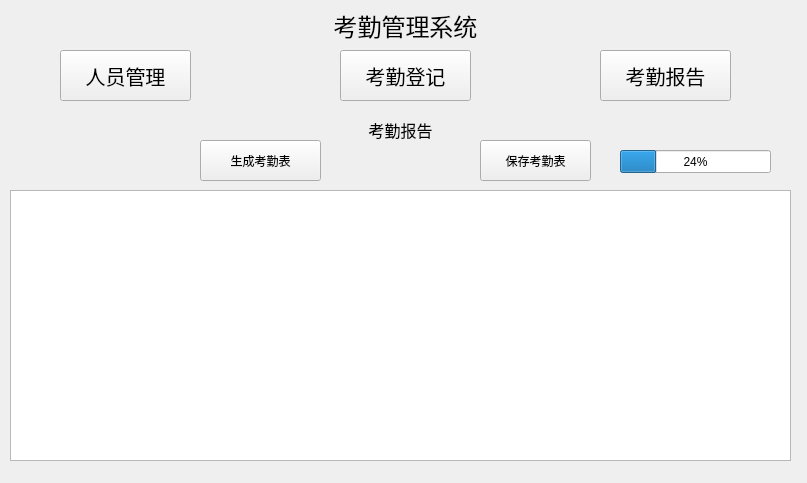
<?xml version="1.0" encoding="UTF-8"?>
<ui version="4.0">
 <class>Widget</class>
 <widget class="QWidget" name="Widget">
  <property name="geometry">
   <rect>
    <x>0</x>
    <y>0</y>
    <width>807</width>
    <height>483</height>
   </rect>
  </property>
  <property name="windowTitle">
   <string>Widget</string>
  </property>
  <widget class="QPushButton" name="btn_stu_manage">
   <property name="geometry">
    <rect>
     <x>60</x>
     <y>50</y>
     <width>131</width>
     <height>51</height>
    </rect>
   </property>
   <property name="font">
    <font>
     <family>楷体</family>
     <pointsize>15</pointsize>
    </font>
   </property>
   <property name="text">
    <string>人员管理</string>
   </property>
  </widget>
  <widget class="QPushButton" name="btn_record">
   <property name="geometry">
    <rect>
     <x>340</x>
     <y>50</y>
     <width>131</width>
     <height>51</height>
    </rect>
   </property>
   <property name="font">
    <font>
     <family>楷体</family>
     <pointsize>15</pointsize>
    </font>
   </property>
   <property name="text">
    <string>考勤登记</string>
   </property>
  </widget>
  <widget class="QPushButton" name="btn_report">
   <property name="geometry">
    <rect>
     <x>600</x>
     <y>50</y>
     <width>131</width>
     <height>51</height>
    </rect>
   </property>
   <property name="font">
    <font>
     <family>楷体</family>
     <pointsize>15</pointsize>
    </font>
   </property>
   <property name="text">
    <string>考勤报告</string>
   </property>
  </widget>
  <widget class="QLabel" name="label">
   <property name="geometry">
    <rect>
     <x>0</x>
     <y>10</y>
     <width>811</width>
     <height>31</height>
    </rect>
   </property>
   <property name="font">
    <font>
     <family>楷体</family>
     <pointsize>18</pointsize>
    </font>
   </property>
   <property name="text">
    <string>考勤管理系统</string>
   </property>
   <property name="alignment">
    <set>Qt::AlignCenter</set>
   </property>
  </widget>
  <widget class="QStackedWidget" name="stackedWidget">
   <property name="geometry">
    <rect>
     <x>0</x>
     <y>110</y>
     <width>801</width>
     <height>371</height>
    </rect>
   </property>
   <property name="currentIndex">
    <number>2</number>
   </property>
   <widget class="QWidget" name="page">
    <widget class="QLabel" name="label_2">
     <property name="geometry">
      <rect>
       <x>10</x>
       <y>10</y>
       <width>781</width>
       <height>20</height>
      </rect>
     </property>
     <property name="font">
      <font>
       <family>楷体</family>
       <pointsize>12</pointsize>
      </font>
     </property>
     <property name="text">
      <string>人员管理</string>
     </property>
     <property name="alignment">
      <set>Qt::AlignCenter</set>
     </property>
    </widget>
    <widget class="QLabel" name="label_3">
     <property name="geometry">
      <rect>
       <x>60</x>
       <y>40</y>
       <width>31</width>
       <height>31</height>
      </rect>
     </property>
     <property name="text">
      <string>ID</string>
     </property>
    </widget>
    <widget class="QLineEdit" name="ldt_id">
     <property name="geometry">
      <rect>
       <x>80</x>
       <y>40</y>
       <width>113</width>
       <height>31</height>
      </rect>
     </property>
    </widget>
    <widget class="QLabel" name="label_4">
     <property name="geometry">
      <rect>
       <x>230</x>
       <y>40</y>
       <width>31</width>
       <height>31</height>
      </rect>
     </property>
     <property name="text">
      <string>姓名</string>
     </property>
    </widget>
    <widget class="QLineEdit" name="ldt_name">
     <property name="geometry">
      <rect>
       <x>260</x>
       <y>40</y>
       <width>113</width>
       <height>31</height>
      </rect>
     </property>
    </widget>
    <widget class="QLineEdit" name="ldt_num">
     <property name="geometry">
      <rect>
       <x>440</x>
       <y>40</y>
       <width>113</width>
       <height>31</height>
      </rect>
     </property>
    </widget>
    <widget class="QLabel" name="label_5">
     <property name="geometry">
      <rect>
       <x>410</x>
       <y>40</y>
       <width>31</width>
       <height>31</height>
      </rect>
     </property>
     <property name="text">
      <string>学号</string>
     </property>
    </widget>
    <widget class="QLabel" name="label_6">
     <property name="geometry">
      <rect>
       <x>580</x>
       <y>40</y>
       <width>31</width>
       <height>31</height>
      </rect>
     </property>
     <property name="text">
      <string>性别</string>
     </property>
    </widget>
    <widget class="QComboBox" name="cmb_sex">
     <property name="geometry">
      <rect>
       <x>620</x>
       <y>40</y>
       <width>41</width>
       <height>31</height>
      </rect>
     </property>
     <item>
      <property name="text">
       <string>男</string>
      </property>
     </item>
     <item>
      <property name="text">
       <string>女</string>
      </property>
     </item>
    </widget>
    <widget class="QPushButton" name="btn_add">
     <property name="geometry">
      <rect>
       <x>690</x>
       <y>110</y>
       <width>81</width>
       <height>41</height>
      </rect>
     </property>
     <property name="text">
      <string>增加</string>
     </property>
    </widget>
    <widget class="QTableView" name="tableView">
     <property name="geometry">
      <rect>
       <x>60</x>
       <y>111</y>
       <width>601</width>
       <height>241</height>
      </rect>
     </property>
    </widget>
    <widget class="QPushButton" name="btn_delete">
     <property name="geometry">
      <rect>
       <x>690</x>
       <y>170</y>
       <width>81</width>
       <height>41</height>
      </rect>
     </property>
     <property name="text">
      <string>删除</string>
     </property>
    </widget>
   </widget>
   <widget class="QWidget" name="page_2">
    <widget class="QLabel" name="label_7">
     <property name="geometry">
      <rect>
       <x>580</x>
       <y>30</y>
       <width>31</width>
       <height>31</height>
      </rect>
     </property>
     <property name="text">
      <string>ID</string>
     </property>
    </widget>
    <widget class="QLineEdit" name="ldt_id_for_record">
     <property name="geometry">
      <rect>
       <x>600</x>
       <y>30</y>
       <width>113</width>
       <height>31</height>
      </rect>
     </property>
    </widget>
    <widget class="QLabel" name="label_8">
     <property name="geometry">
      <rect>
       <x>10</x>
       <y>0</y>
       <width>781</width>
       <height>20</height>
      </rect>
     </property>
     <property name="font">
      <font>
       <family>楷体</family>
       <pointsize>12</pointsize>
      </font>
     </property>
     <property name="text">
      <string>考勤登记</string>
     </property>
     <property name="alignment">
      <set>Qt::AlignCenter</set>
     </property>
    </widget>
    <widget class="QTableView" name="tableView_record">
     <property name="geometry">
      <rect>
       <x>40</x>
       <y>70</y>
       <width>741</width>
       <height>271</height>
      </rect>
     </property>
    </widget>
    <widget class="QLabel" name="label_9">
     <property name="geometry">
      <rect>
       <x>40</x>
       <y>30</y>
       <width>54</width>
       <height>31</height>
      </rect>
     </property>
     <property name="text">
      <string>上课时间</string>
     </property>
    </widget>
    <widget class="QLineEdit" name="ldt_time_come">
     <property name="geometry">
      <rect>
       <x>100</x>
       <y>30</y>
       <width>91</width>
       <height>31</height>
      </rect>
     </property>
     <property name="text">
      <string>14:00:00</string>
     </property>
    </widget>
    <widget class="QLabel" name="label_10">
     <property name="geometry">
      <rect>
       <x>220</x>
       <y>30</y>
       <width>54</width>
       <height>31</height>
      </rect>
     </property>
     <property name="text">
      <string>下课时间</string>
     </property>
    </widget>
    <widget class="QLineEdit" name="ldt_time_leave">
     <property name="geometry">
      <rect>
       <x>280</x>
       <y>30</y>
       <width>91</width>
       <height>31</height>
      </rect>
     </property>
     <property name="text">
      <string>14:45:00</string>
     </property>
    </widget>
    <widget class="QLabel" name="label_11">
     <property name="geometry">
      <rect>
       <x>400</x>
       <y>30</y>
       <width>54</width>
       <height>31</height>
      </rect>
     </property>
     <property name="text">
      <string>上课地点</string>
     </property>
    </widget>
    <widget class="QLineEdit" name="ldt_address">
     <property name="geometry">
      <rect>
       <x>460</x>
       <y>30</y>
       <width>91</width>
       <height>31</height>
      </rect>
     </property>
     <property name="text">
      <string>East 1-103</string>
     </property>
    </widget>
    <widget class="QPushButton" name="btn_clear_record">
     <property name="geometry">
      <rect>
       <x>730</x>
       <y>30</y>
       <width>61</width>
       <height>31</height>
      </rect>
     </property>
     <property name="text">
      <string>清空</string>
     </property>
    </widget>
   </widget>
   <widget class="QWidget" name="page_3">
    <widget class="QLabel" name="label_12">
     <property name="geometry">
      <rect>
       <x>10</x>
       <y>10</y>
       <width>781</width>
       <height>20</height>
      </rect>
     </property>
     <property name="font">
      <font>
       <family>楷体</family>
       <pointsize>12</pointsize>
      </font>
     </property>
     <property name="text">
      <string>考勤报告</string>
     </property>
     <property name="alignment">
      <set>Qt::AlignCenter</set>
     </property>
    </widget>
    <widget class="QTableWidget" name="tableWidget_report">
     <property name="geometry">
      <rect>
       <x>10</x>
       <y>80</y>
       <width>781</width>
       <height>271</height>
      </rect>
     </property>
    </widget>
    <widget class="QPushButton" name="btn_report_generate">
     <property name="geometry">
      <rect>
       <x>200</x>
       <y>30</y>
       <width>121</width>
       <height>41</height>
      </rect>
     </property>
     <property name="text">
      <string>生成考勤表</string>
     </property>
    </widget>
    <widget class="QPushButton" name="btn_report_save">
     <property name="geometry">
      <rect>
       <x>480</x>
       <y>30</y>
       <width>111</width>
       <height>41</height>
      </rect>
     </property>
     <property name="text">
      <string>保存考勤表</string>
     </property>
    </widget>
    <widget class="QProgressBar" name="progressBar">
     <property name="geometry">
      <rect>
       <x>620</x>
       <y>40</y>
       <width>151</width>
       <height>23</height>
      </rect>
     </property>
     <property name="value">
      <number>24</number>
     </property>
     <property name="textVisible">
      <bool>true</bool>
     </property>
    </widget>
   </widget>
  </widget>
 </widget>
 <layoutdefault spacing="6" margin="11"/>
 <resources/>
 <connections/>
</ui>
